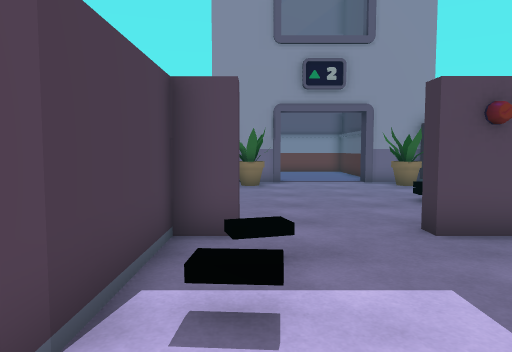
View 1 (above)

14 first-person views from a walk through a 3-D level made in the Unity game engine. The camera is 1.3 m above the floor, tilts 4° down and sees 70° across. Doors are open. The floor is counted in squares, 1 m on a side. Each view is taken from the middle of a square. On the plan, view 1 faces up. The plan holds only what a view shows up to about 15 squares ahead; the rest is blank. The place goes on beyond the plan. The player is left out. Some animated figures are not drawn. Some surface patterns are stand-ins.

View 2
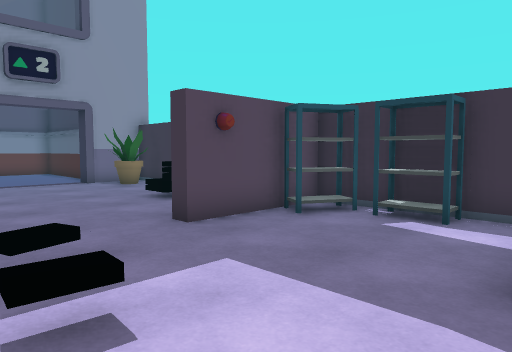

View 3
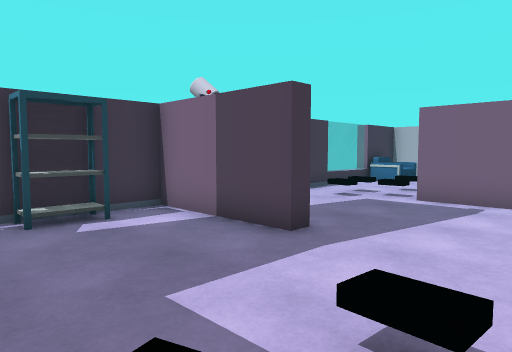

View 4
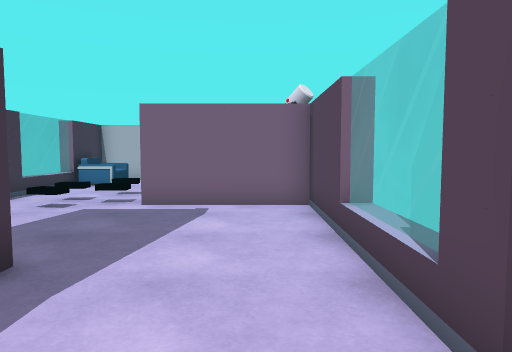

View 5
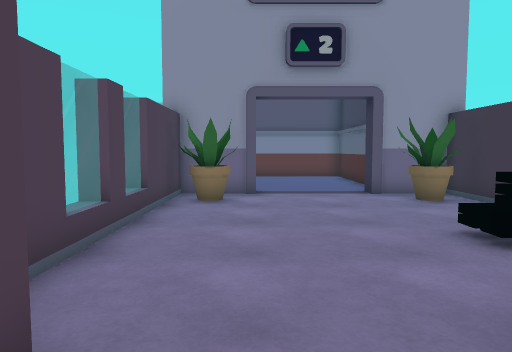

View 6
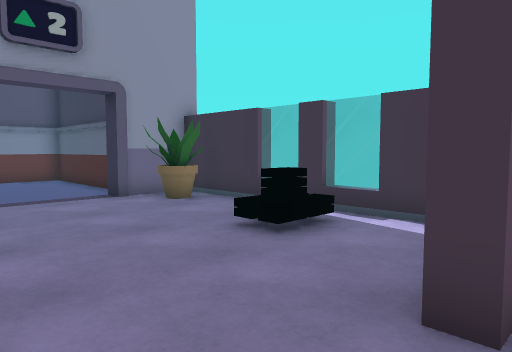

View 7
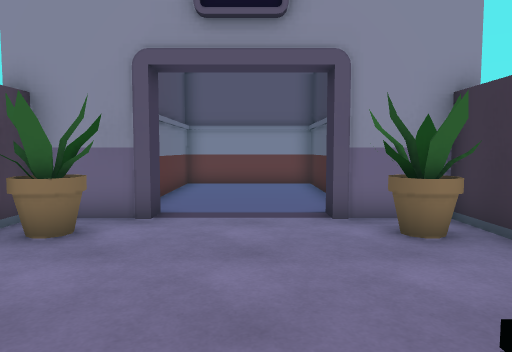

View 8
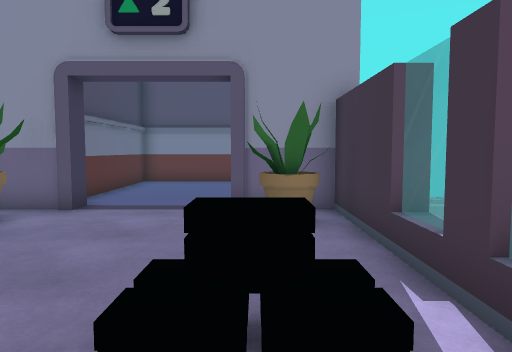

View 9
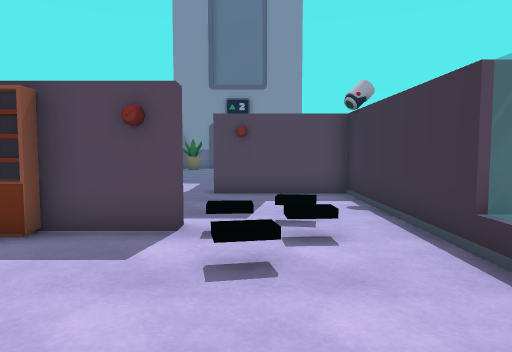

View 10
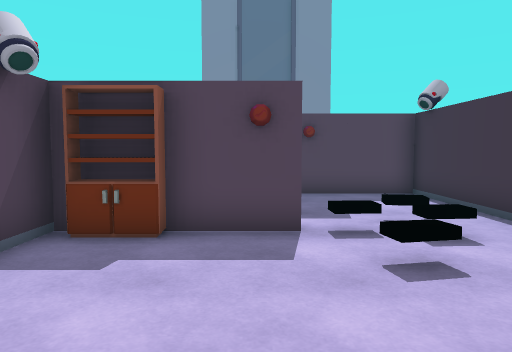

View 11
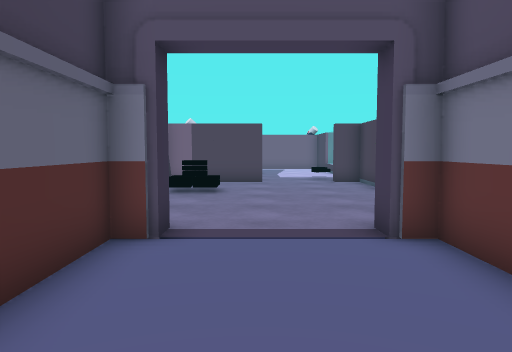

View 12
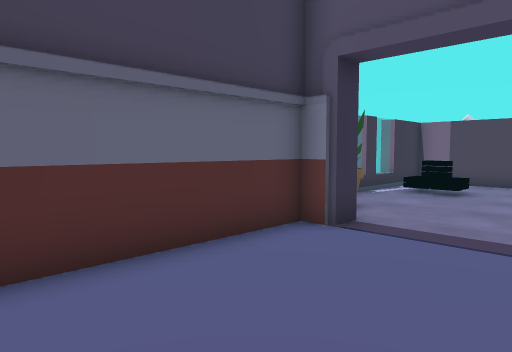

View 13
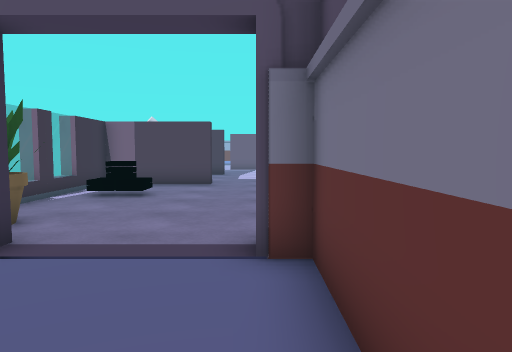

View 14
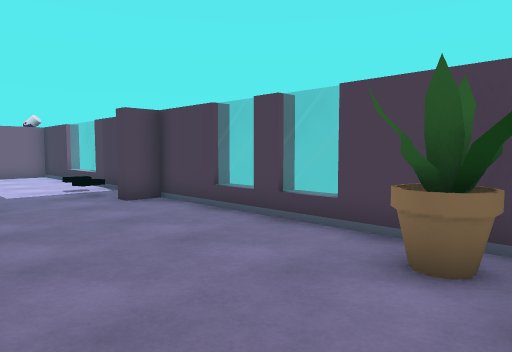

### Floor plan
Points are (right, up) in squares from view 1. A wall is a line through its corners. A room is listed if a view was taken in it or the views show most of it. See-through windows are left out.
Room 1 (views 1, 2, 3, 4, 5, 6, 7, 8, 9, 10, 14)
walls: (6.6, 2.1) (5.8, 2.1) (5.8, 3.5); (6.2, 4) (4.9, 4.7) (5.3, 5.4); (-1.9, -1.5) (-1.3, -1.5) (-1.3, -4.7) (2.7, -4.7) (2.7, -5.2) (-1.3, -5.2) (-1.3, -6.4); (0.6, -5.1) (0.6, -5.7) (-0.9, -5.7); (-1.9, 8.3) (-1.3, 8.3) (-1.3, 6) (-0.3, 6) (-0.3, 5.5) (-1.3, 5.5) (-1.3, 1.5); (-1.9, 10.3) (-1.3, 10.3) (-1.3, 9.7) (-1.9, 9.7); (6.7, -8.4) (6.7, 0) (2.7, 0) (2.7, 0.5) (6.7, 0.5) (6.7, 5.5) (2.7, 5.5) (2.7, 6) (6.7, 6) (6.7, 15) (4.5, 15) (4.5, 15.7); (1, 15.7) (1, 15) (-1.3, 15) (-1.3, 11.7) (-1.8, 11.7); (6.7, -11) (6.7, -9.5)
low walls: (4.5, 9) (4.5, 9.5) (5.4, 9.5); (5.4, 9) (4.9, 9); (6.7, -9.4) (6.7, -8.5)
ways out: open door at (2.5, 16) to room 2
objects: other object (0, 13) to (0, 14); other object (5, 14) to (6, 14); other object (6, -11) to (6, -10)
Room 2 (views 11, 12, 13)
walls: (5.1, 15.7) (5.1, 22.3) (0.3, 22.3) (0.3, 15.7) (1, 15.7)
ways out: open door at (2.5, 16) to room 1

Positions as (right, up) in squares from view 1, and headings:
1: (0, 0), facing up
2: (-1, 0), facing up-right
3: (-1, 5), facing down-right
4: (0, 4), facing down
5: (1, 4), facing up
6: (0, 5), facing up-right
7: (3, 8), facing up
8: (5, 7), facing up
9: (4, -11), facing up
10: (2, -11), facing up
11: (3, 21), facing down
12: (1, 21), facing down-right
13: (1, 20), facing down
14: (4, 15), facing down-left
